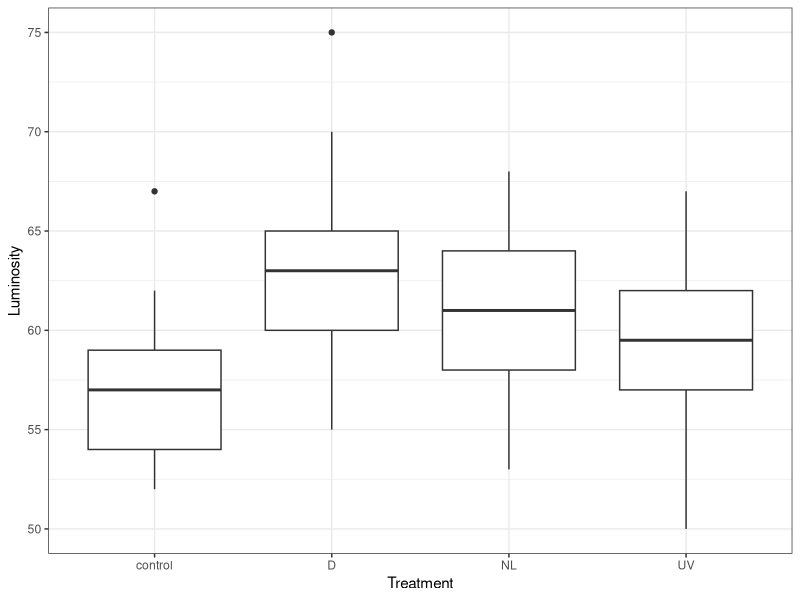
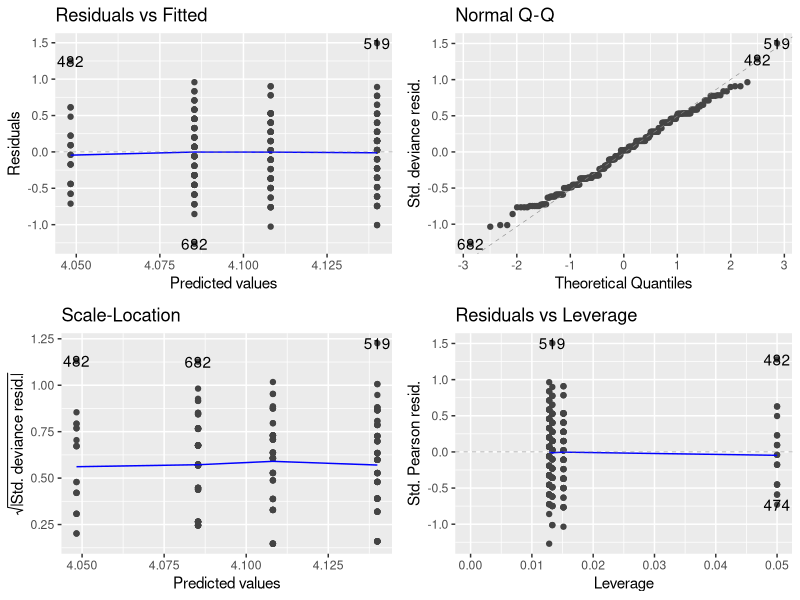
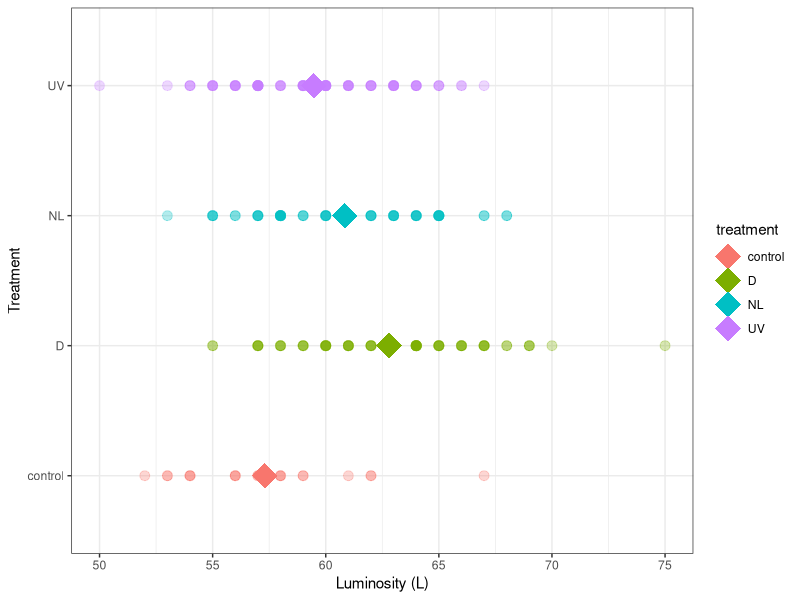
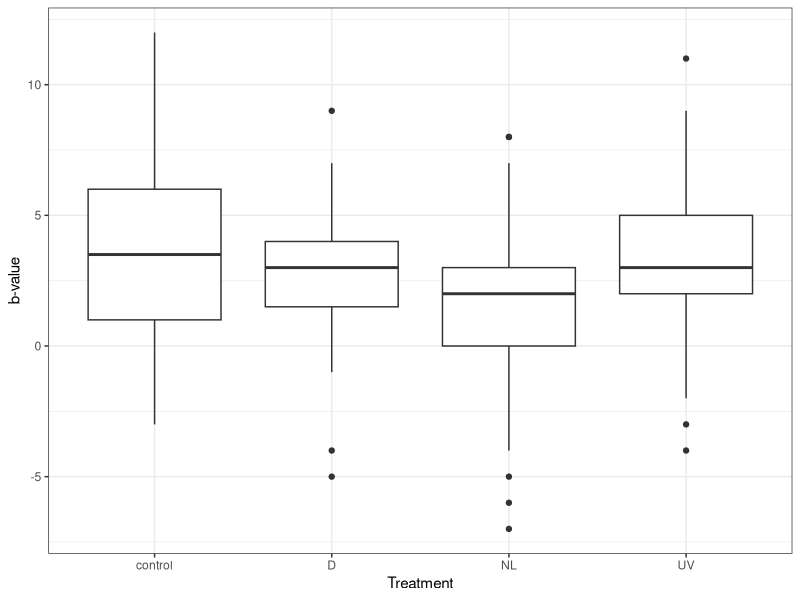
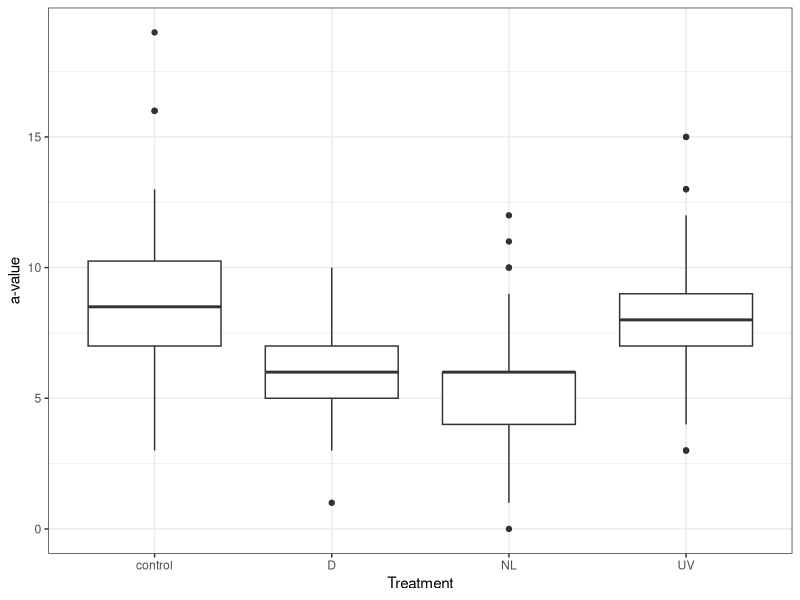

R code for these plots, in order:
## ---- chunk 1
rm(list=ls())
library(here)
library(tidyverse)
library(ggfortify)
## ---- chunk 2
DF <- read.csv(here("Data", "cap_color_data_final.csv"))
## ---- chunk 3
str(DF)
## ---- chunk 4
Nov3 <- DF[c(468:706), c("L", "a", "b", "treatment")]
## ---- chunk 5
Nov3$treatment <- replace_na(Nov3$treatment, "control")
## ---- chunk 6
str(Nov3)
## ---- chunk 7
Nov3$treatment <- as.factor(Nov3$treatment)
## ---- chunk 8
ggplot(Nov3, aes(x = treatment, y = L)) +
geom_boxplot() +
xlab("Treatment") +
ylab("Luminosity") +
theme_bw() 
## ---- chunk 9
model_L <- glm(L ~ treatment, data = Nov3, family = poisson)
autoplot(model_L, smooth.color = NA)
## ---- chunk 10
anova(model_L, test = "Chisq")
## ---- chunk 11
summary(model_L)
## ---- chunk 12
ggplot(Nov3, aes(x = treatment, y = L, color = treatment)) +
  geom_point(size = 3, alpha = 0.3) +
  stat_summary(
    geom_point = "point",
    fun.y = "mean",
    shape = "diamond",
    size = 2
  ) +
  theme_bw() +
  xlab("Treatment") +
  ylab("Luminosity (L)") +
  coord_flip()
## ---- chunk 13
modelL_tukey <- aov(L ~ treatment, data = Nov3)
TukeyHSD(modelL_tukey, conf.level=.95) 
## ---- chunk 14
ggplot(Nov3, aes(x = treatment, y = b)) +
geom_boxplot() +
xlab("Treatment") +
ylab("b-value") +
theme_bw() 
## ---- chunk 15
model_b_tukey <- aov(b ~ treatment, data = Nov3)
TukeyHSD(model_b_tukey, conf.level=.95) 
## ---- chunk 16
ggplot(Nov3, aes(x = treatment, y = a)) +
geom_boxplot() +
xlab("Treatment") +
ylab("a-value") +
theme_bw() 
## ---- chunk 17
model_a_tukey <- aov(a ~ treatment, data = Nov3)
TukeyHSD(model_a_tukey, conf.level=.95) 
